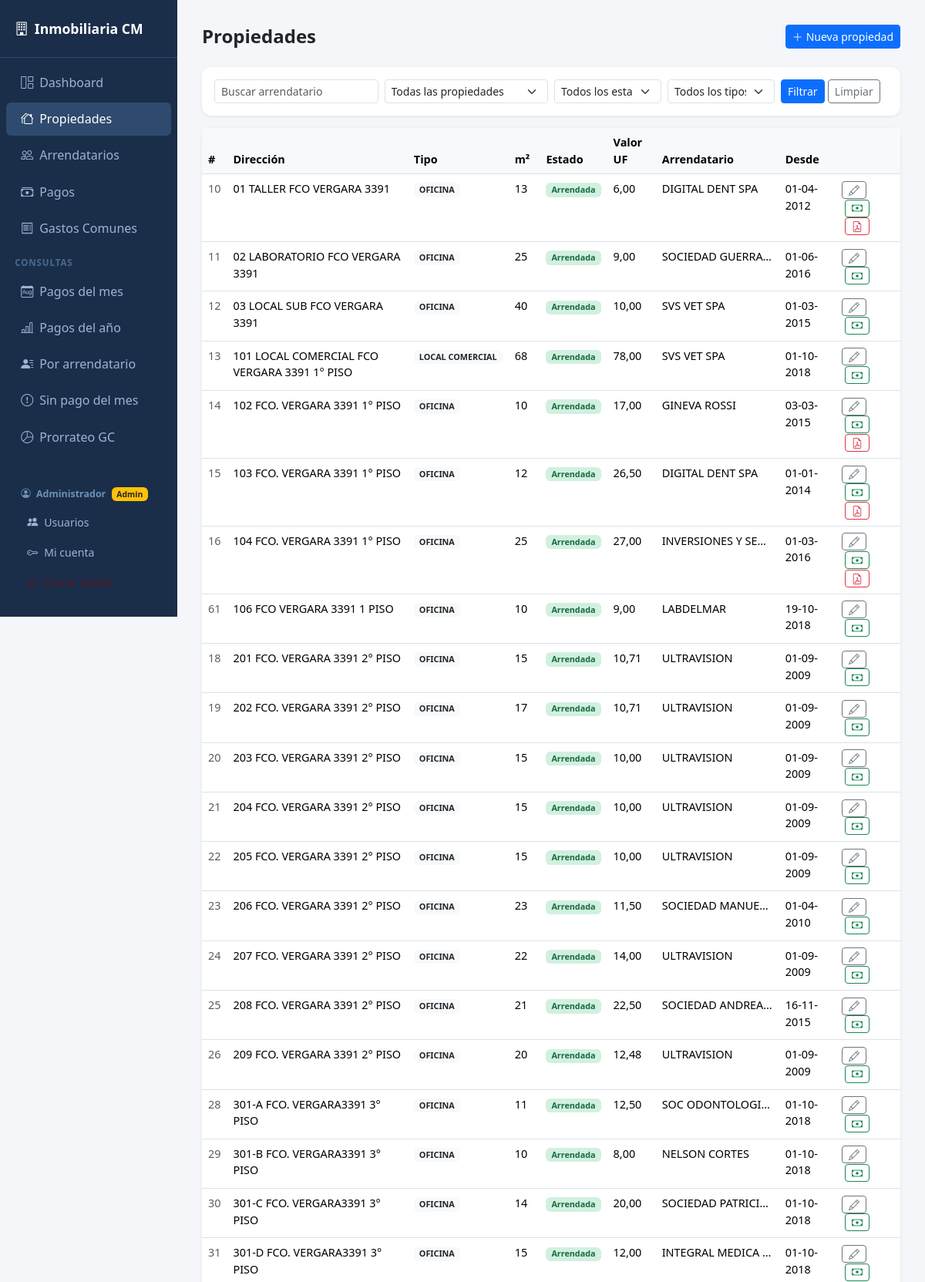
/propiedades (signed in, upper part), run on the app's committed database.
### models.py (models this page shows)
class Base(DeclarativeBase):
    pass

class Propiedad(Base):
    __tablename__ = "propiedades"
    id_propiedad = Column(Integer, primary_key=True, autoincrement=True)
    tipo_propiedad = Column(Enum(TipoPropiedad))
    direccion_propiedad = Column(String(200))
    rol = Column(String(30))             # ROL SII ej: 3260-047
    metros_terreno = Column(Float)
    metros_propiedad = Column(Float)
    estado = Column(Enum(EstadoPropiedad), default=EstadoPropiedad.DISPONIBLE)
    valor_arriendo_uf = Column(Float)
    fecha_contrato = Column(Date)
    duracion_contrato = Column(Integer)  # en meses
    copia_contrato = Column(Text)        # ruta o nombre del archivo
    paga_gastos_comunes = Column(Integer, default=0)  # 1=sí, 0=no
    id_arrendatario = Column(Integer, ForeignKey("arrendatarios.id_arrendatario"))
    arrendatario = relationship("Arrendatario", back_populates="propiedades")
    pagos = relationship("Pago", back_populates="propiedad", passive_deletes=True)

class Arrendatario(Base):
    __tablename__ = "arrendatarios"
    id_arrendatario = Column(Integer, primary_key=True, autoincrement=True)
    nombre_arrendatario = Column(String(100))
    rut_arrendatario = Column(String(20), unique=True)
    contacto = Column(String(100))
    telefono = Column(String(20))
    mail = Column(String(100))
    actividad_arrendatario = Column(String(100))
    propiedades = relationship("Propiedad", back_populates="arrendatario")

### app.py (the view)
@app.route("/propiedades")
@login_required
@permiso_required("ver_propiedades")
def propiedades():
    id_propiedad = request.args.get("id_propiedad", "")
    estado       = request.args.get("estado", "")
    tipo         = request.args.get("tipo", "")
    q            = request.args.get("q", "")
    with Session(engine) as s:
        q2 = (s.query(Propiedad, Arrendatario.nombre_arrendatario)
              .outerjoin(Arrendatario, Propiedad.id_arrendatario == Arrendatario.id_arrendatario))
        if id_propiedad: q2 = q2.filter(Propiedad.id_propiedad == int(id_propiedad))
        if estado:       q2 = q2.filter(Propiedad.estado == estado)
        if tipo:         q2 = q2.filter(Propiedad.tipo_propiedad == tipo)
        if q:
            q2 = q2.filter(Arrendatario.nombre_arrendatario.ilike(f"%{q}%"))
        rows  = q2.order_by(Propiedad.direccion_propiedad).all()
        tipos = [t[0] for t in s.query(Propiedad.tipo_propiedad).distinct().all() if t[0]]
        todas = (s.query(Propiedad.id_propiedad, Propiedad.direccion_propiedad)
                  .order_by(Propiedad.direccion_propiedad).all())
        result = []
        for p, nombre in rows:
            d = {c.key: getattr(p, c.key) for c in p.__mapper__.columns}
            d["nombre_arrendatario"] = nombre
            d["estado"]         = _enum_val(p.estado)
            d["tipo_propiedad"] = _enum_val(p.tipo_propiedad)
            result.append(d)
    return render_template("propiedades.html", propiedades=result, tipos=tipos,
                           todas=todas, id_propiedad=id_propiedad,
                           estado=estado, tipo=tipo, q=q)

### app.py (called while the page is built)
def login_required(f):
    @functools.wraps(f)
    def decorated(*args, **kwargs):
        if not session.get("id_usuario"):
            return redirect(url_for("login"))
        return f(*args, **kwargs)
    return decorated

def es_admin():
    return session.get("rol") == "admin"

def tiene_permiso(permiso: str) -> bool:
    if session.get("rol") == "admin":
        return True
    permisos = session.get("permisos", "")
    return permiso in permisos.split(",")

def permiso_required(permiso: str):
    def decorator(f):
        @functools.wraps(f)
        def decorated(*args, **kwargs):
            if not session.get("id_usuario"):
                return redirect(url_for("login"))
            if not tiene_permiso(permiso):
                flash("No tienes permiso para acceder a esta sección.", "danger")
                return redirect(url_for("dashboard"))
            return f(*args, **kwargs)
        return decorated
    return decorator

@app.context_processor
def inject_globals():
    return {
        "es_admin":       es_admin(),
        "rol_usuario":    session.get("rol", ""),
        "tiene_permiso":  tiene_permiso,
    }

def _fmt_uf(v, dec=2):
    if v is None:
        return "—"
    s = f"{float(v):,.{dec}f}"          # e.g. "1,234.56"
    return s.replace(",", "X").replace(".", ",").replace("X", ".")  # "1.234,56"

def _fmt_fecha(v):
    if v is None:
        return "—"
    if hasattr(v, "strftime"):
        return v.strftime("%d-%m-%Y")
    s = str(v)[:10]          # tomar sólo la parte de fecha
    parts = s.split("-")
    if len(parts) == 3:
        return f"{parts[2]}-{parts[1]}-{parts[0]}"
    return s

def _enum_val(col):
    return col.value if col else None

### templates/propiedades.html (shortened to what this page needs)
{% extends "base.html" %}
{% block content %}
<div class="d-flex justify-content-between align-items-center mb-4">
  <h4 class="fw-bold mb-0">Propiedades</h4>
  {% if es_admin %}
  <a href="/propiedades/nueva" class="btn btn-primary btn-sm">
    <i class="bi bi-plus-lg me-1"></i>Nueva propiedad
  </a>
  {% endif %}
</div>
<div class="card p-3 mb-3">
  <form class="row g-2" method="get">
    <div class="col-md-3">
      <input type="text" class="form-control form-control-sm" name="q"
             placeholder="Buscar arrendatario" value="{{ q }}">
    </div>
    <div class="col-md-3">
      <select class="form-select form-select-sm" name="id_propiedad">
        <option value="">Todas las propiedades</option>
      </select>
    </div>
    <div class="col-md-2">
      <select class="form-select form-select-sm" name="estado">
        <option value="">Todos los estados</option>
      </select>
    </div>
    <div class="col-md-2">
      <select class="form-select form-select-sm" name="tipo">
        <option value="">Todos los tipos</option>
      </select>
    </div>
    <div class="col-auto">
      <button class="btn btn-sm btn-primary">Filtrar</button>
      <a class="btn btn-sm btn-outline-secondary" href="/propiedades">Limpiar</a>
    </div>
  </form>
</div>
<div class="card">
  <div class="table-responsive">
    <table class="table table-hover mb-0">
      <thead>
        <tr>
          <th>#</th><th>Dirección</th><th>Tipo</th><th>m²</th>
          <th>Estado</th><th>Valor UF</th><th>Arrendatario</th><th>Desde</th><th></th>
        </tr>
      </thead>
      <tbody>
        {% for p in propiedades %}
        <tr>
          <td class="text-muted">{{ p.id_propiedad }}</td>
          <td>{{ p.direccion_propiedad or "—" }}</td>
          <td><span class="badge bg-light text-dark">{{ p.tipo_propiedad or "—" }}</span></td>
          <td>{{ p.metros_propiedad|int if p.metros_propiedad else "—" }}</td>
          <td>
            {% if p.estado == 'ARRENDADA' %}
              <span class="badge badge-arrendada">Arrendada</span>
            {% elif p.estado == 'DISPONIBLE' %}
              <span class="badge badge-disponible">Disponible</span>
            {% elif p.estado == 'VENDIDA' %}
              <span class="badge badge-vendida">Vendida</span>
            {% else %}—{% endif %}
          </td>
          <td>{{ p.valor_arriendo_uf|cl_uf }}</td>
          <td class="text-truncate" style="max-width:160px">{{ p.nombre_arrendatario or "—" }}</td>
          <td>{{ p.fecha_contrato|cl_fecha }}</td>
          <td>
            {% if es_admin %}
            <a href="/propiedades/{{ p.id_propiedad }}/editar" class="btn btn-sm btn-outline-secondary py-0">
              <i class="bi bi-pencil"></i>
            </a>
            {% endif %}
            <a href="/pagos/nuevo?prop={{ p.id_propiedad }}" class="btn btn-sm btn-outline-success py-0 ms-1" title="Ingresar pago">
              <i class="bi bi-cash"></i>
            </a>
            {% if p.copia_contrato %}
            <a href="/contratos/{{ p.copia_contrato }}" target="_blank"
               class="btn btn-sm btn-outline-danger py-0 ms-1" title="Ver contrato PDF">
              <i class="bi bi-file-earmark-pdf"></i>
            </a>
            {% endif %}
          </td>
        </tr>
        {% endfor %}
      </tbody>
    </table>
  </div>
</div>
{% endblock %}

### templates/base.html (style rules this page uses)
body { background: #f4f6f9; font-family: 'Segoe UI', sans-serif; }
.card { border: none; border-radius: 12px; box-shadow: 0 1px 4px rgba(0,0,0,.08); }
.badge-arrendada { background: #d1f0e0; color: #196a3f; }
table { font-size: .9rem; }
th { background: #f8f9fa !important; font-weight: 600; color: #495057; }

### data on the page
Propiedad: id_propiedad "10", direccion_propiedad "01 TALLER FCO VERGARA 3391", tipo_propiedad "OFICINA", metros_propiedad "13", valor_arriendo_uf|cl_uf "6,00", nombre_arrendatario "DIGITAL DENT SPA", fecha_contrato|cl_fecha "01-04-2012"
Propiedad: id_propiedad "11", direccion_propiedad "02 LABORATORIO FCO VERGARA 3391", tipo_propiedad "OFICINA", metros_propiedad "25", valor_arriendo_uf|cl_uf "9,00", nombre_arrendatario "SOCIEDAD GUERRA…", fecha_contrato|cl_fecha "01-06-2016"
Propiedad: id_propiedad "12", direccion_propiedad "03 LOCAL SUB FCO VERGARA 3391", tipo_propiedad "OFICINA", metros_propiedad "40", valor_arriendo_uf|cl_uf "10,00", nombre_arrendatario "SVS VET SPA", fecha_contrato|cl_fecha "01-03-2015"
Propiedad: id_propiedad "13", direccion_propiedad "101 LOCAL COMERCIAL FCO VERGARA 3391 1° PISO", tipo_propiedad "LOCAL COMERCIAL", metros_propiedad "68", valor_arriendo_uf|cl_uf "78,00", nombre_arrendatario "SVS VET SPA", fecha_contrato|cl_fecha "01-10-2018"
Propiedad: id_propiedad "14", direccion_propiedad "102 FCO. VERGARA 3391 1° PISO", tipo_propiedad "OFICINA", metros_propiedad "10", valor_arriendo_uf|cl_uf "17,00", nombre_arrendatario "GINEVA ROSSI", fecha_contrato|cl_fecha "03-03-2015"
Propiedad: id_propiedad "15", direccion_propiedad "103 FCO. VERGARA 3391 1° PISO", tipo_propiedad "OFICINA", metros_propiedad "12", valor_arriendo_uf|cl_uf "26,50", nombre_arrendatario "DIGITAL DENT SPA", fecha_contrato|cl_fecha "01-01-2014"
Propiedad: id_propiedad "16", direccion_propiedad "104 FCO. VERGARA 3391 1° PISO", tipo_propiedad "OFICINA", metros_propiedad "25", valor_arriendo_uf|cl_uf "27,00", nombre_arrendatario "INVERSIONES Y SE…", fecha_contrato|cl_fecha "01-03-2016"
Propiedad: id_propiedad "61", direccion_propiedad "106 FCO VERGARA 3391 1 PISO", tipo_propiedad "OFICINA", metros_propiedad "10", valor_arriendo_uf|cl_uf "9,00", nombre_arrendatario "LABDELMAR", fecha_contrato|cl_fecha "19-10-2018"
Propiedad: id_propiedad "18", direccion_propiedad "201 FCO. VERGARA 3391 2° PISO", tipo_propiedad "OFICINA", metros_propiedad "15", valor_arriendo_uf|cl_uf "10,71", nombre_arrendatario "ULTRAVISION", fecha_contrato|cl_fecha "01-09-2009"
Propiedad: id_propiedad "19", direccion_propiedad "202 FCO. VERGARA 3391 2° PISO", tipo_propiedad "OFICINA", metros_propiedad "17", valor_arriendo_uf|cl_uf "10,71", nombre_arrendatario "ULTRAVISION", fecha_contrato|cl_fecha "01-09-2009"
Propiedad: id_propiedad "20", direccion_propiedad "203 FCO. VERGARA 3391 2° PISO", tipo_propiedad "OFICINA", metros_propiedad "15", valor_arriendo_uf|cl_uf "10,00", nombre_arrendatario "ULTRAVISION", fecha_contrato|cl_fecha "01-09-2009"
Propiedad: id_propiedad "21", direccion_propiedad "204 FCO. VERGARA 3391 2° PISO", tipo_propiedad "OFICINA", metros_propiedad "15", valor_arriendo_uf|cl_uf "10,00", nombre_arrendatario "ULTRAVISION", fecha_contrato|cl_fecha "01-09-2009"
Propiedad: id_propiedad "22", direccion_propiedad "205 FCO. VERGARA 3391 2° PISO", tipo_propiedad "OFICINA", metros_propiedad "15", valor_arriendo_uf|cl_uf "10,00", nombre_arrendatario "ULTRAVISION", fecha_contrato|cl_fecha "01-09-2009"
Propiedad: id_propiedad "23", direccion_propiedad "206 FCO. VERGARA 3391 2° PISO", tipo_propiedad "OFICINA", metros_propiedad "23", valor_arriendo_uf|cl_uf "11,50", nombre_arrendatario "SOCIEDAD MANUE…", fecha_contrato|cl_fecha "01-04-2010"
Propiedad: id_propiedad "24", direccion_propiedad "207 FCO. VERGARA 3391 2° PISO", tipo_propiedad "OFICINA", metros_propiedad "22", valor_arriendo_uf|cl_uf "14,00", nombre_arrendatario "ULTRAVISION", fecha_contrato|cl_fecha "01-09-2009"
Propiedad: id_propiedad "25", direccion_propiedad "208 FCO. VERGARA 3391 2° PISO", tipo_propiedad "OFICINA", metros_propiedad "21", valor_arriendo_uf|cl_uf "22,50", nombre_arrendatario "SOCIEDAD ANDREA…", fecha_contrato|cl_fecha "16-11-2015"
Propiedad: id_propiedad "26", direccion_propiedad "209 FCO. VERGARA 3391 2° PISO", tipo_propiedad "OFICINA", metros_propiedad "20", valor_arriendo_uf|cl_uf "12,48", nombre_arrendatario "ULTRAVISION", fecha_contrato|cl_fecha "01-09-2009"
Propiedad: id_propiedad "28", direccion_propiedad "301-A FCO. VERGARA3391 3° PISO", tipo_propiedad "OFICINA", metros_propiedad "11", valor_arriendo_uf|cl_uf "12,50", nombre_arrendatario "SOC ODONTOLOGI…", fecha_contrato|cl_fecha "01-10-2018"
Propiedad: id_propiedad "29", direccion_propiedad "301-B FCO. VERGARA3391 3° PISO", tipo_propiedad "OFICINA", metros_propiedad "10", valor_arriendo_uf|cl_uf "8,00", nombre_arrendatario "NELSON CORTES", fecha_contrato|cl_fecha "01-10-2018"
Propiedad: id_propiedad "30", direccion_propiedad "301-C FCO. VERGARA3391 3° PISO", tipo_propiedad "OFICINA", metros_propiedad "14", valor_arriendo_uf|cl_uf "20,00", nombre_arrendatario "SOCIEDAD PATRICI…", fecha_contrato|cl_fecha "01-10-2018"
Propiedad: id_propiedad "31", direccion_propiedad "301-D FCO. VERGARA3391 3° PISO", tipo_propiedad "OFICINA", metros_propiedad "15", valor_arriendo_uf|cl_uf "12,00", nombre_arrendatario "INTEGRAL MEDICA…", fecha_contrato|cl_fecha "01-10-2018"

### other printed values
{{ session.get('nombre','') }} "Administrador"
{{ 'Admin' if es_admin else 'Usuario' }} "Admin"
